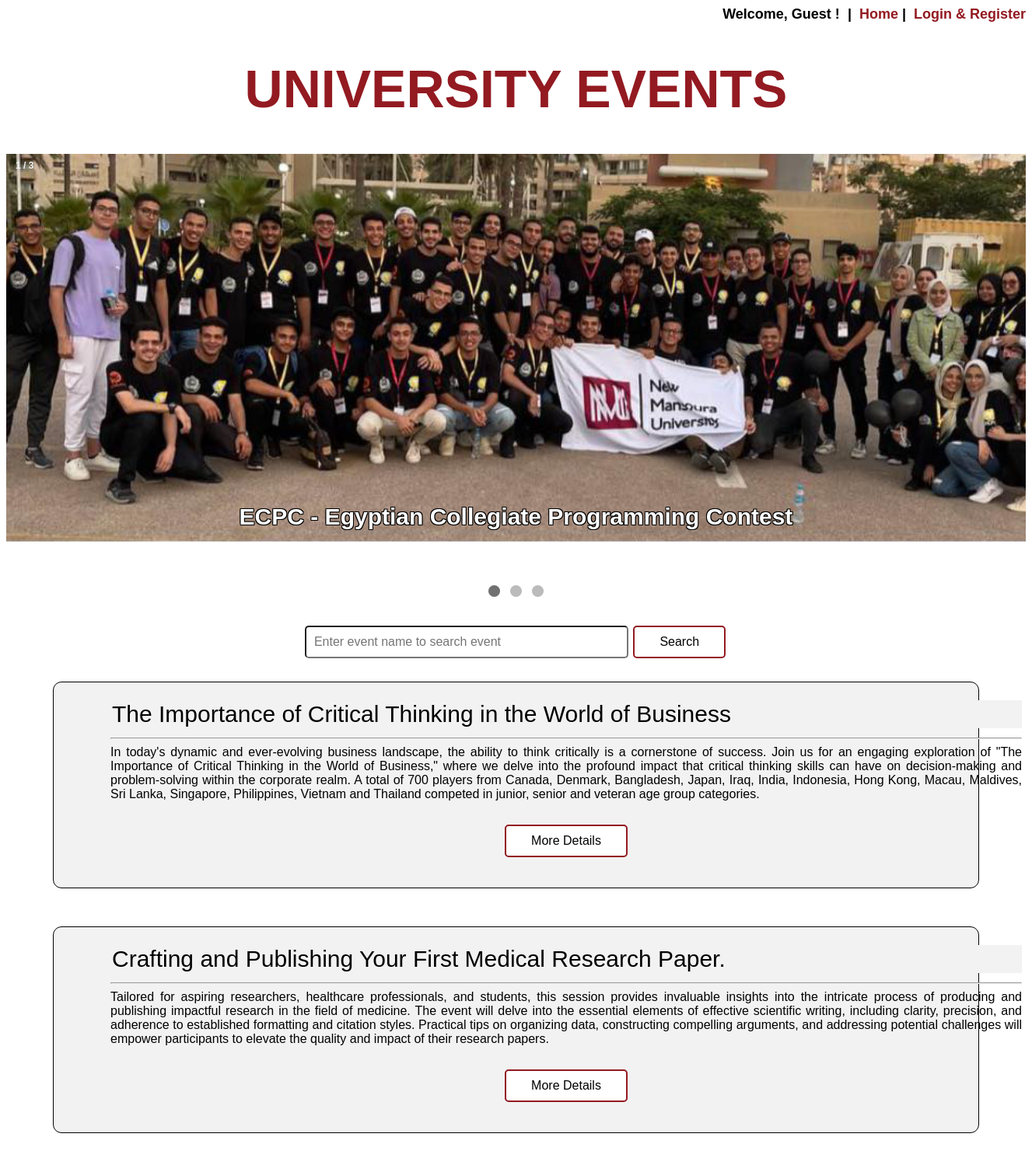
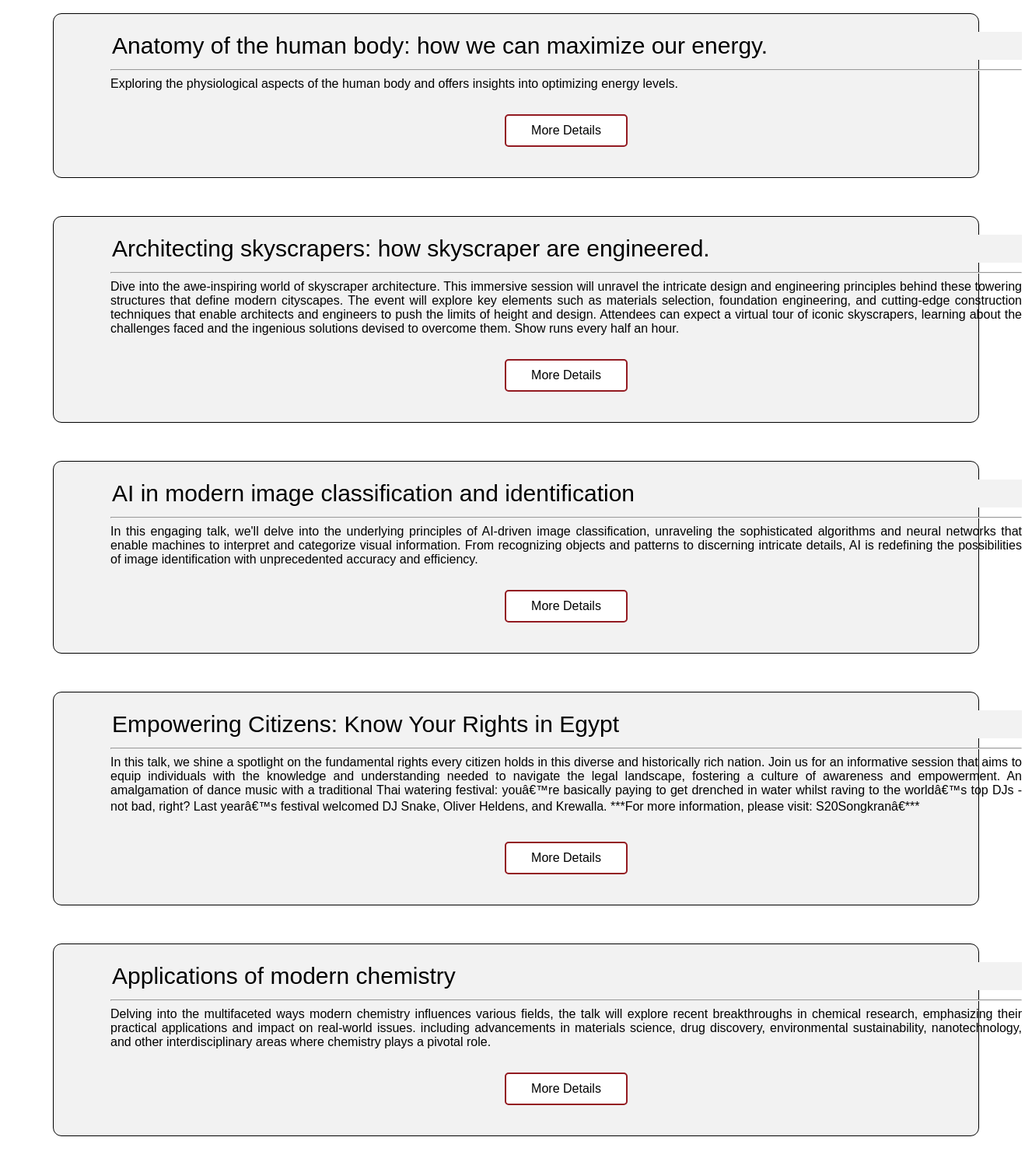
The page / on the database its author committed (2 pictures, top to bottom).
### tables this page shows
CREATE TABLE `event_details` (
  `EventID` int(10) NOT NULL,
  `EventName` varchar(100) NOT NULL,
  `EventDate` date NOT NULL,
  `EventTime` time NOT NULL,
  `EventCategory` varchar(100) NOT NULL,
  `EventDescription` text NOT NULL,
  `EventTicketPrice` double NOT NULL,
  `EventTicketTotal` int(11) NOT NULL,
  `EventTicketSold` int(11) NOT NULL,
  `VenueID` int(10) NOT NULL,
  `UserID` varchar(10) NOT NULL
);

### index.php (the view, shortened to what this page needs)
<?php
include "database/connect.php";
include 'session.php';
?>
<!DOCTYPE html>
<html>
<head>
</head>
<body background="image\bg.png">
	<div class="search" style="text-align: center">
		<div class="top">
			<h1>UNIVERSITY EVENTS</h1>
		</div>
		<form action="event_detail.php" method="POST">
			<input type="text" size="40" class="search-bar" name="searchevent" placeholder="Enter event name to search event" style="font-size: 16px;padding: 10px" />
			<input type="submit" name="search" value="Search" />
		</form>
	</div>
	<div class="content" align="center">
		<?php
		$conn = mysqli_connect($servername, $username, $password, $dbname);
		$read_DB = "SELECT * FROM event_details ORDER BY EventDate DESC";
		$result = mysqli_query($conn, $read_DB);
		if ($result) {
			while ($row = mysqli_fetch_array($result, MYSQLI_ASSOC)) {
				echo "<form action='event_detail.php' method='POST'><table>";
				echo "<tr><td><input class ='event_name'  type='text' name='eventname' value='" . $row['EventName'] . "' size=65 readonly></td></tr>";
				echo "<tr><td><span  style='font-size:16px'><hr>" . $row['EventDescription'] . "</td></tr>";
				echo "<tr><td><br></td></tr>";
				echo "<tr><td style='text-align:center'><input type='submit' name='more_detail' value='More Details'/></td></tr>";
				echo "<tr><td><br></td></tr>";
				echo "</table></form><br>";
			}
		}
		?>
	</div>
</body>
</html>

### session.php (shortened to what this page needs)
<?php
if (isset($_SESSION['UserFullName'])!=null){
	echo "<b><p style='text-align:right;font-size:18px;'>Hello, ".$_SESSION['UserFullName']." ! &nbsp;|&nbsp; <a href='index.php' >Home </a>";
	$login_status="yes";
	$uid=$_SESSION['UserID'];
	$utype=$_SESSION['UserType'];
	if($utype=='Admin'){
		echo "&nbsp;|&nbsp; <a href='admin_manage.php'>Admin Management</a>";
		echo "&nbsp;|&nbsp; <a href='my_profile.php'>My Profile</a>";
		echo "&nbsp;|&nbsp; <a href='my_booking.php'>My Booking</a>";
		echo "&nbsp;|&nbsp; <a href='change_password.php'>Change Password</a>";
		echo "&nbsp;|&nbsp; <a href='logout.php'>Logout</a></p></b>";
	}
	else if ($utype=='Student'){
		echo "&nbsp;|&nbsp; <a href='my_profile.php'>My Profile</a>";
		echo "&nbsp;|&nbsp; <a href='my_booking.php'>My Booking</a>";
		echo "&nbsp;|&nbsp; <a href='change_password.php'>Change Password</a>";
		echo "&nbsp;|&nbsp; <a href='logout.php'>Logout</a></p></b>";
	}
}
else{
	echo "<b><p style='text-align:right;font-size:18px'>Welcome, Guest ! ";
	echo "&nbsp;|&nbsp; <a href='index.php'>Home</a>";
	echo "&nbsp;|&nbsp; <a href='login_register.php'>Login & Register</a>";
}
?>

### index.php (style rules this page uses)
body { font-family: 'Cairo-Medium', sans-serif; }
h1 { color: #931A21; }
a { color: #931A21; text-decoration: none; }
.top { font-size: 34px; text-align: center; }
form { margin-left: 60px; margin-top: 15px; margin-right: 60px; padding: 10px; border: 0.5px solid black; border-radius: 11px; background-color: #f2f2f2; }
input[type=submit] { border: none; color: white; padding: 10px 32px; text-align: center; text-decoration: none; display: inline-block; font-size: 16px; margin: 4px 2px; transition-duration: 0.4s; cursor: pointer; background-color: white; color: black; border: 2px solid #931A21; border-radius: 5px; }
.search-bar { border-radius: 5px; }
table { margin-left: 60px; margin-right: 60px; text-align: justify; }
.event_name { border-style: none; font-size: 30px; margin-top: 10px; background-color: #f2f2f2; }
.search { background-color: transparent; }
.search form { border: none; background-color: transparent; }

### rows shown on the page
event_details: eventname "The Importance of Critical Thinking in the World of Business", EventDescription "In today's dynamic and ever-evolving business landscape, the ability to think critically is a cornerstone of success. Join us for an engaging exploration of \"The Importance of Critical Thinking in the World of Business,\" where we delve into the profound impact that critical thinking skills can have on decision-making and problem-solving within the corporate realm. A total of 700 players from Canada, Denmark, Bangladesh, Japan, Iraq, India, Indonesia, Hong Kong, Macau, Maldives, Sri Lanka, Singapore, Philippines, Vietnam and Thailand competed in junior, senior and veteran age group categories."
event_details: eventname "Crafting and Publishing Your First Medical Research Paper.", EventDescription "Tailored for aspiring researchers, healthcare professionals, and students, this session provides invaluable insights into the intricate process of producing and publishing impactful research in the field of medicine. The event will delve into the essential elements of effective scientific writing, including clarity, precision, and adherence to established formatting and citation styles. Practical tips on organizing data, constructing compelling arguments, and addressing potential challenges will empower participants to elevate the quality and impact of their research papers."
event_details: eventname "Anatomy of the human body: how we can maximize our energy.", EventDescription "Exploring the physiological aspects of the human body and offers insights into optimizing energy levels."
event_details: eventname "Architecting skyscrapers: how skyscraper are engineered.", EventDescription "Dive into the awe-inspiring world of skyscraper architecture. This immersive session will unravel the intricate design and engineering principles behind these towering structures that define modern cityscapes. The event will explore key elements such as materials selection, foundation engineering, and cutting-edge construction techniques that enable architects and engineers to push the limits of height and design. Attendees can expect a virtual tour of iconic skyscrapers, learning about the challenges faced and the ingenious solutions devised to overcome them. Show runs every half an hour."
event_details: eventname "AI in modern image classification and identification", EventDescription "In this engaging talk, we'll delve into the underlying principles of AI-driven image classification, unraveling the sophisticated algorithms and neural networks that enable machines to interpret and categorize visual information. From recognizing objects and patterns to discerning intricate details, AI is redefining the possibilities of image identification with unprecedented accuracy and efficiency."
event_details: eventname "Empowering Citizens: Know Your Rights in Egypt", EventDescription "In this talk, we shine a spotlight on the fundamental rights every citizen holds in this diverse and historically rich nation. Join us for an informative session that aims to equip individuals with the knowledge and understanding needed to navigate the legal landscape, fostering a culture of awareness and empowerment. An amalgamation of dance music with a traditional Thai watering festival: youâ€™re basically paying to get drenched in water whilst raving to the worldâ€™s top DJs - not bad, right? Last yearâ€™s festival welcomed DJ Snake, Oliver Heldens, and Krewalla. ***For more information, please visit: S20Songkranâ€***"
event_details: eventname "Applications of modern chemistry", EventDescription "Delving into the multifaceted ways modern chemistry influences various fields, the talk will explore recent breakthroughs in chemical research, emphasizing their practical applications and impact on real-world issues. including advancements in materials science, drug discovery, environmental sustainability, nanotechnology, and other interdisciplinary areas where chemistry plays a pivotal role."
